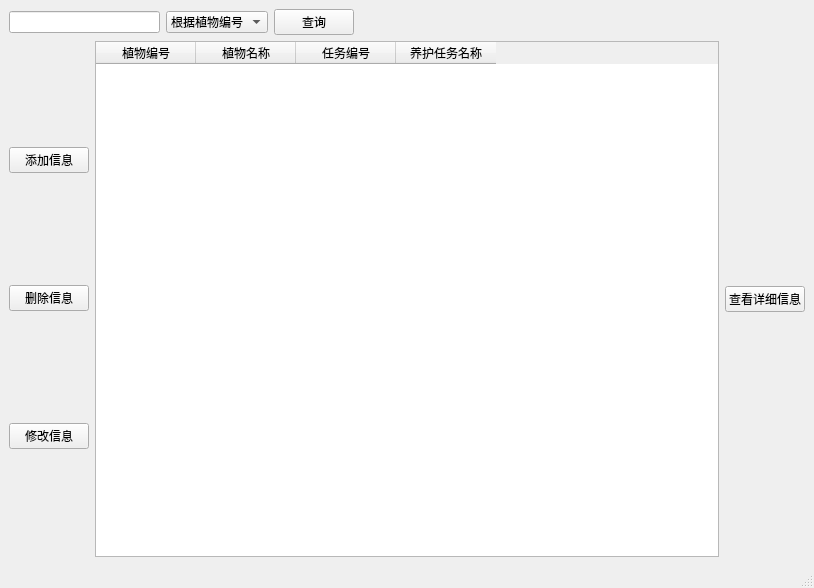
<?xml version="1.0" encoding="UTF-8"?>
<ui version="4.0">
 <class>MainWindow</class>
 <widget class="QMainWindow" name="MainWindow">
  <property name="geometry">
   <rect>
    <x>0</x>
    <y>0</y>
    <width>814</width>
    <height>588</height>
   </rect>
  </property>
  <property name="windowTitle">
   <string>养护任务管理</string>
  </property>
  <widget class="QWidget" name="centralwidget">
   <layout class="QHBoxLayout" name="horizontalLayout_3">
    <item>
     <layout class="QVBoxLayout" name="verticalLayout_2">
      <item>
       <layout class="QHBoxLayout" name="horizontalLayout_2">
        <item>
         <widget class="QLineEdit" name="lineEdit"/>
        </item>
        <item>
         <widget class="QComboBox" name="comboBox">
          <item>
           <property name="text">
            <string>根据植物编号</string>
           </property>
          </item>
          <item>
           <property name="text">
            <string>根据任务编号</string>
           </property>
          </item>
         </widget>
        </item>
        <item>
         <widget class="QPushButton" name="pushButton_5">
          <property name="text">
           <string>查询</string>
          </property>
         </widget>
        </item>
        <item>
         <spacer name="horizontalSpacer_3">
          <property name="orientation">
           <enum>Qt::Horizontal</enum>
          </property>
          <property name="sizeHint" stdset="0">
           <size>
            <width>40</width>
            <height>20</height>
           </size>
          </property>
         </spacer>
        </item>
        <item>
         <spacer name="horizontalSpacer_2">
          <property name="orientation">
           <enum>Qt::Horizontal</enum>
          </property>
          <property name="sizeHint" stdset="0">
           <size>
            <width>40</width>
            <height>20</height>
           </size>
          </property>
         </spacer>
        </item>
        <item>
         <spacer name="horizontalSpacer">
          <property name="orientation">
           <enum>Qt::Horizontal</enum>
          </property>
          <property name="sizeHint" stdset="0">
           <size>
            <width>40</width>
            <height>20</height>
           </size>
          </property>
         </spacer>
        </item>
       </layout>
      </item>
      <item>
       <layout class="QHBoxLayout" name="horizontalLayout">
        <item>
         <layout class="QVBoxLayout" name="verticalLayout">
          <item>
           <widget class="QPushButton" name="pushButton">
            <property name="text">
             <string>添加信息</string>
            </property>
           </widget>
          </item>
          <item>
           <widget class="QPushButton" name="pushButton_2">
            <property name="text">
             <string>删除信息</string>
            </property>
           </widget>
          </item>
          <item>
           <widget class="QPushButton" name="pushButton_4">
            <property name="text">
             <string>修改信息</string>
            </property>
           </widget>
          </item>
         </layout>
        </item>
        <item>
         <widget class="QTableWidget" name="tableWidget">
          <column>
           <property name="text">
            <string>植物编号</string>
           </property>
          </column>
          <column>
           <property name="text">
            <string>植物名称</string>
           </property>
          </column>
          <column>
           <property name="text">
            <string>任务编号</string>
           </property>
          </column>
          <column>
           <property name="text">
            <string>养护任务名称</string>
           </property>
          </column>
         </widget>
        </item>
        <item>
         <widget class="QPushButton" name="pushButton_3">
          <property name="text">
           <string>查看详细信息</string>
          </property>
         </widget>
        </item>
       </layout>
      </item>
     </layout>
    </item>
   </layout>
  </widget>
  <widget class="QStatusBar" name="statusbar"/>
 </widget>
 <resources/>
 <connections/>
</ui>
